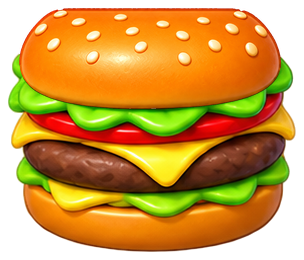
#> input picture preparation/design/batch1c/burger-r3/reference-burger-r2.png, 304 x 260 px
$ python -i prepare.py   (imports and definitions only)
#> lines starting #> are read from the running program, lines starting #| are printed output that depends on the picture; after the words box and inside, x2 and y2 are one past the last pixel; in counts of white or black regions, pixels touching at a corner belong together
"""R3: replace lower bread only; preserve upper R2 bread and other ingredients."""
from pathlib import Path
import sys, importlib.util, json
HERE=Path(__file__).resolve().parent; ROOT=HERE.parents[3]
sys.path.insert(0,str(Path.home()/'.cache/codex-art-tools'))
import cv2,numpy as np
from PIL import Image,ImageDraw
ms=importlib.util.spec_from_file_location('art',ROOT/'preparation/tools/prepare_batch1c_art.py')
# [1 line not run here, left out]

def lower_bun_mask(im):
    a=np.asarray(im.convert('RGB')).astype(int)
    orange=((a[:,:,0]>a[:,:,1]+10)&(a[:,:,1]>a[:,:,2]+30)&(a[:,:,0]>a[:,:,2]+70)).astype(np.uint8)
    n,labels,stats,centers=cv2.connectedComponentsWithStats(orange)
    choices=[i for i in range(1,n) if centers[i][1]>im.height*.65]
    selected=max(choices,key=lambda i:stats[i,cv2.CC_STAT_AREA])
    contours,_=cv2.findContours((labels==selected).astype(np.uint8),cv2.RETR_EXTERNAL,cv2.CHAIN_APPROX_SIMPLE)
    mask=np.zeros(orange.shape,np.uint8);cv2.drawContours(mask,[max(contours,key=cv2.contourArea)],-1,255,-1)
    return Image.fromarray(cv2.dilate(mask,np.ones((3,3),np.uint8),iterations=1))

# [2 lines not run here, left out]
# [1 line that did not run here, left out]
# [1 line that did not run here, left out]
# [1 line that did not run here, left out]
# [1 line that did not run here, left out]
# The color component also touches cheese. Never erase that component wholesale:
# all actual lettuce/cheese pixels end above row 218 in this immutable reference.
# Keep through row 219 exactly, then join only the orange bread's lower strip.
preserved_rows=220;blend_end=228
# [1 line that did not run here, left out]
# [1 line that did not run here, left out]
# [1 line that did not run here, left out]
# [6 lines not run here, left out]
# [1 line that did not run here, left out]
# [3 lines not run here, left out]
# [1 line that did not run here, left out]
# [1 line that did not run here, left out]
for x,y in poly:dr.ellipse((x-1,y-1,x+1,y+1),fill=(255,225,0,255))
overlay.convert('RGB').save(HERE/'geometry-overlay.png')
sheet=Image.new('RGB',(640,340),(215,231,243))
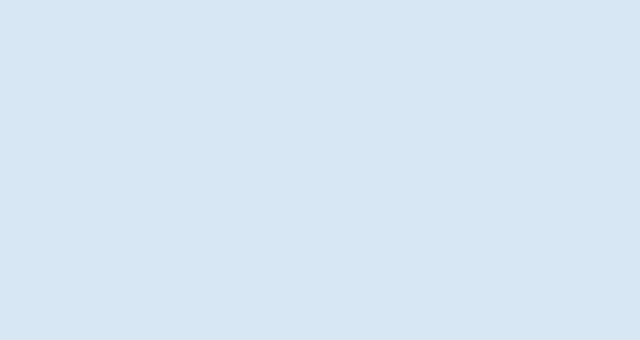
#> sheet: PIL image 640x340 RGB; mean R, G, B 215, 231, 243
# [3 lines not run here, left out]
segments={}
# [2 lines not run here, left out]
# [1 line that did not run here, left out]
# [9 lines that did not run here, left out]
# [2 lines not run here, left out]

>>> from PIL import Image
>>> picture = Image.open('reference-burger-r2.png')
#> picture is the input picture: PIL image 304x260 RGBA; mean R, G, B, A 147.9, 96.7, 16.1, 195
>>> result = lower_bun_mask(picture)
#> in lower_bun_mask, `a=np.asarray(im.convert('RGB')).astype(int)`:
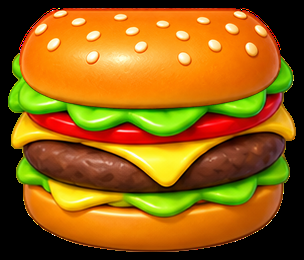
#> a: shape (260, 304, 3) int64; mean R, G, B 147.9, 96.7, 16.1
#> in lower_bun_mask, `orange=((a[:,:,0]>a[:,:,1]+10)&(a[:,:,1]>a[:,:,2]+30)&(a[:,:,0]>a[:,:,..`:
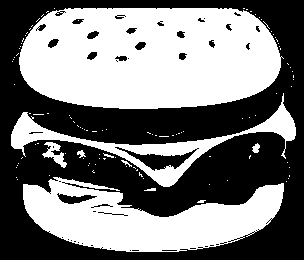
#> orange: shape (260, 304); values 0 (black) and 1 (white), 48.6% white; 108 white regions (99 under 20 px)
#> in lower_bun_mask, `n,labels,stats,centers=cv2.connectedComponentsWithStats(orange)`:
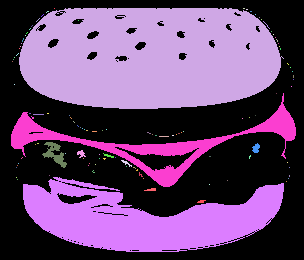
#> labels: shape (260, 304) int32; 109 distinct labels, from 0 to 108; one colour per label, 0 black
#> in lower_bun_mask, `n,labels,stats,centers=cv2.connectedComponentsWithStats(orange)`: n = 109; stats = 109 rows, first 6: [0, 0, 304, 260, 40633], [54, 8, 1, 1, 1], [19, 8, 265, 101, 22353], [243, 8, 2, 1, 2], [246, 9, 2, 1, 2], [46, 11, 3, 2, 3]; centers = 109 pairs, first value 12 to 293, second value 8 to 218.8
#> in lower_bun_mask, `choices=[i for i in range(1,n) if centers[i][1]>im.height*.65]`: choices = [94, 95, 96, 97, 98, 99, 100, 101, 102, 103, 104, 105, 106, 107, 108]
#> in lower_bun_mask, `selected=max(choices,key=lambda i:stats[i,cv2.CC_STAT_AREA])`: selected = 100
#> in lower_bun_mask, `contours,_=cv2.findContours((labels==selected).astype(np.uint8),cv2.RE..`: contours = 1 contour; box (x1, y1, x2, y2) and area: (23, 177, 284, 252) 11186
#> in lower_bun_mask, `cv2.drawContours(mask, [max(contours, key=cv2.contourArea)], -1, 255, `:
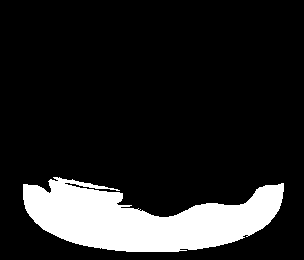
#> mask: shape (260, 304); 14.6% white; 1 white region, box (x1, y1, x2, y2) and area: (23, 177, 284, 252) 11574
#> in lower_bun_mask, `return Image.fromarray(cv2.dilate(mask,np.ones((3,3),np.uint8),iterati..`:
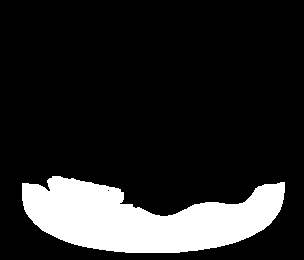
#> returned value: PIL image 304x260 L; 15.8% white; 1 white region, box (x1, y1, x2, y2) and area: (22, 176, 285, 253) 12490
